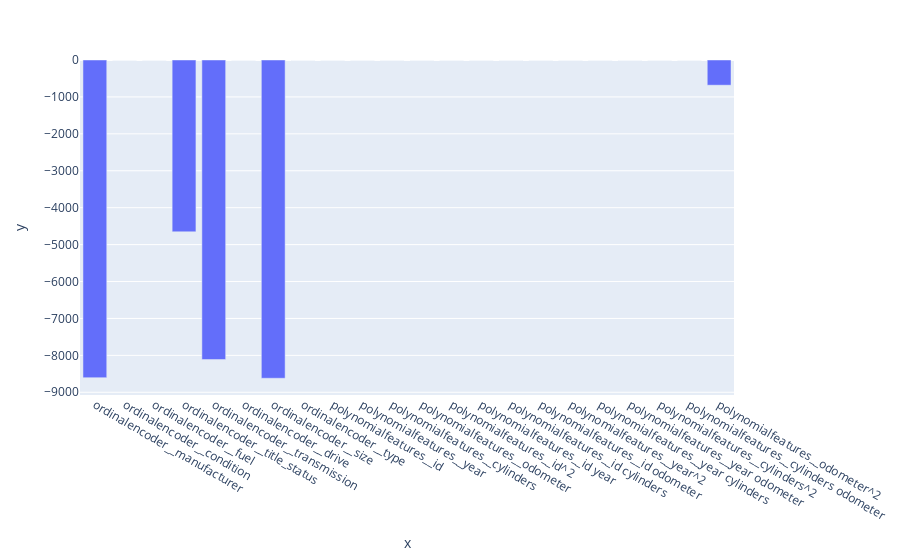

Notebook code cell kept with this figure:
### Code cell
px.bar(x=pipe.named_steps['transformer'].get_feature_names_out(), y = cols)

### Figure 1 — Plotly figure (JSON) as saved in the notebook; plotly's stock layout.template omitted (floating-point values rounded to 4 significant figures)
{"data": [{"alignmentgroup": "True", "hovertemplate": "x=%{x}<br>y=%{y}<extra></extra>", "legendgroup": "", "marker": {"color": "#636efa", "pattern": {"shape": ""}}, "name": "", "offsetgroup": "", "orientation": "v", "showlegend": false, "textposition": "auto", "type": "bar", "x": ["ordinalencoder__manufacturer", "ordinalencoder__condition", "ordinalencoder__fuel", "ordinalencoder__title_status", "ordinalencoder__transmission", "ordinalencoder__drive", "ordinalencoder__size", "ordinalencoder__type", "polynomialfeatures__id", "polynomialfeatures__year", "polynomialfeatures__cylinders", "polynomialfeatures__odometer", "polynomialfeatures__id^2", "polynomialfeatures__id year", "polynomialfeatures__id cylinders", "polynomialfeatures__id odometer", "polynomialfeatures__year^2", "polynomialfeatures__year cylinders", "polynomialfeatures__year odometer", "polynomialfeatures__cylinders^2", "polynomialfeatures__cylinders odometer", "polynomialfeatures__odometer^2"], "xaxis": "x", "y": [-8604.0, 0, 0, -4654.0, -8113.0, 0, -8620.0, 0, 0, 0, 0, 0, 0, 0, 0, 0, 0, 0, 0, 0, 0, -682.2], "yaxis": "y"}], "layout": {"barmode": "relative", "legend": {"tracegroupgap": 0}, "margin": {"t": 60}, "xaxis": {"anchor": "y", "domain": [0, 1], "title": {"text": "x"}}, "yaxis": {"anchor": "x", "domain": [0, 1], "title": {"text": "y"}}}}
